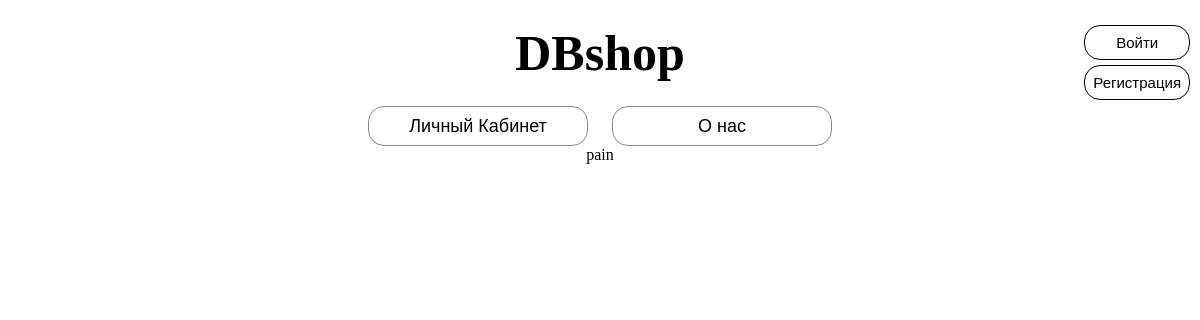
The app's page /, older data.
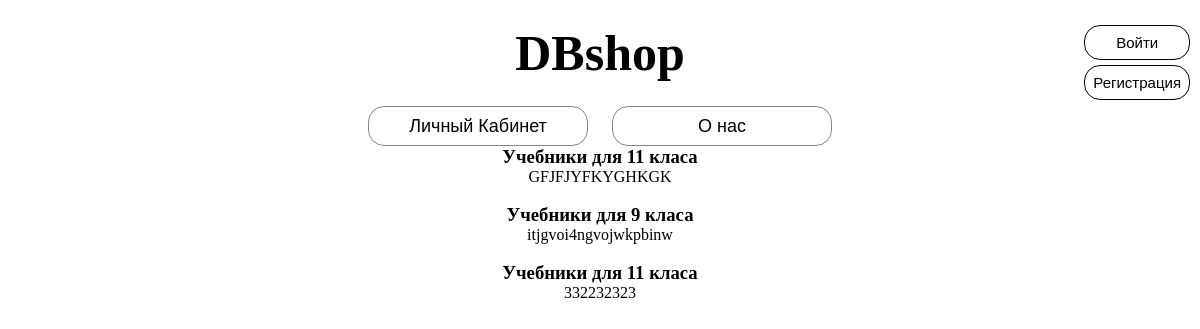
The same page, newer data.
### main/models.py (models this page shows, shortened)
class Task(models.Model):
    title = models.CharField('Название', max_length=60)
    task = models.TextField('Описание')
    img = models.ImageField("Картинка", upload_to='article', blank=True, null=True, default=None)
    class Meta:
        verbose_name = "Задача"

### main/views.py (the view)
def index(request):
    tasks = Task.objects.order_by('-id')
    return render(request, 'main/index.html', {'title': 'Главная страница', 'tasks': tasks})

### main/templates/main/index.html (shortened to what this page needs)
{% extends 'main/base.html' %}
{% block content %}
    {% if tasks %}
        {% for el in tasks %}
            <div class="alert alert-warning mt-2">
                <h3>{{ el.title }}</h3>
                <p>{{ el.task }}</p>
            </div>
        {% endfor %}
    {% else %}
        <p> pain </p>
    {% endif %}
{% endblock %}

Row changes from the older to the newer data that the page shows:
added Task: title "Учебники для 11 класа", task "GFJFJYFKYGHKGK"
added Task: title "Учебники для 9 класа", task "itjgvoi4ngvojwkpbinw"
added Task: title "Учебники для 11 класа", task "332232323"
Text that changed along with them:
text no longer shown: "pain"
